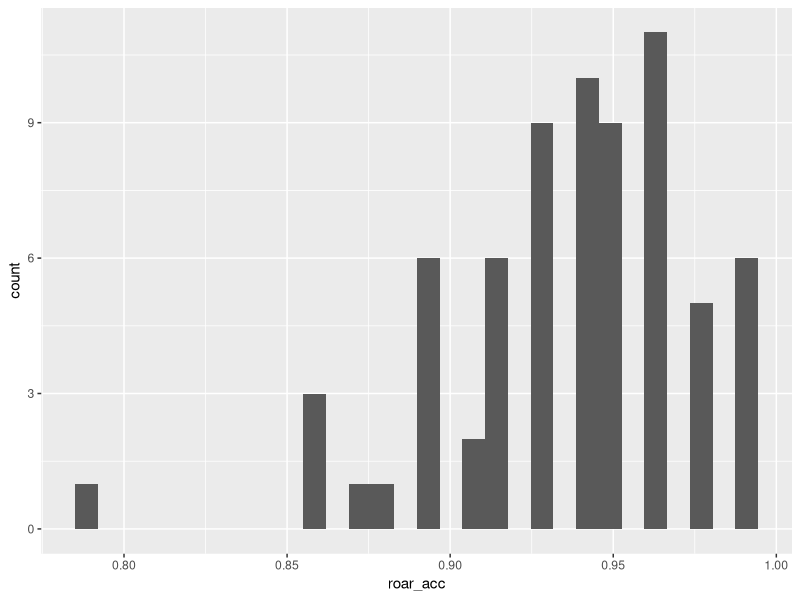
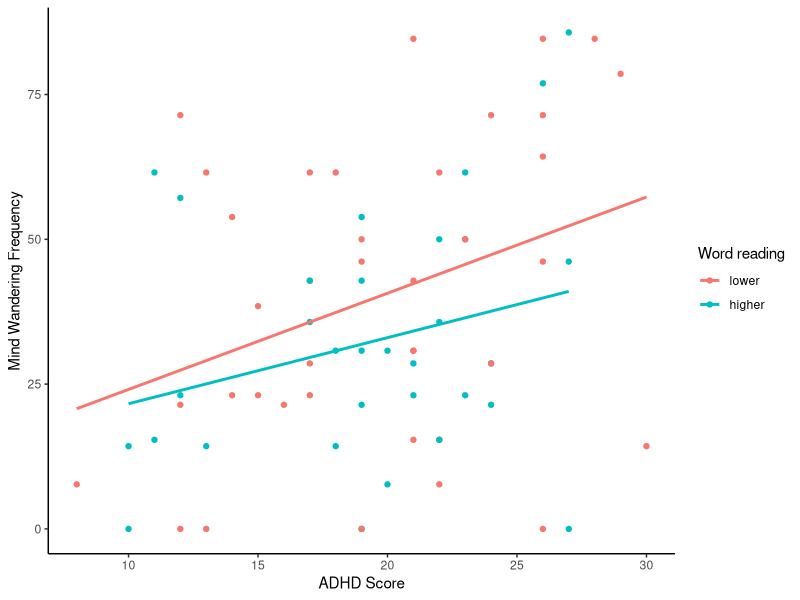

These charts were generated, in order, by the following R code:
# Set-up ------------------------------------------------------------------
# Load relevant libraries
library(here)
library(tidyverse)


# Required variables
# Demographics (age, gender, language background) - to report
# Diagnosis (yes/no) - to report
# Model: MW frequency as a function of ADHD symptomology and word reading ability (ROAR; as a control)


# 1) Read in data files -----------
demo_dat <- read_csv(here("mw2324_06data/mw2324_processed", "demo_dat_20240209.csv"))
diag_dat <- read_csv(here("mw2324_06data/mw2324_processed", "diag_dat_20240213.csv"))
asrs_score <- read_csv(here("mw2324_06data/mw2324_processed", "asrs_score_20240209.csv"))
roar_score <- read_csv(here("mw2324_06data/mw2324_processed", "roar_score_20240207.csv"))
feng <- read_csv(here("mw2324_06data/mw2324_processed", "mw_20240208.csv"))

# 2) Combine data ---------
rachael_dat <- demo_dat %>%
  inner_join(diag_dat) %>%
  inner_join(asrs_score) %>%
  inner_join(roar_score) %>%
  inner_join(feng) %>%
  select(-handedness, -footedness, -rt_mean, -rct, -rc_acc)

# 3) Save results in new data file ---------
write_csv(rachael_dat, here("mw2324_06data/mw2324_processed", "rachael_dat_20240215.csv"))


# 4) Some more work and plots

dat <- rachael_dat %>%
  filter(roar_exclude_rt == 0) %>%      # exclude people who performed unreliably on the ROAR
  filter(control == 1 | adhd == 1) %>% # inlcude only people in the control group and those who report a diagnosis of ADHD
  select(origID:bilingual_text, control, adhd, group2, asrs_total, roar_acc, mw_freq)    # select relevant variables

dat <- dat %>%
  mutate(asrs_total_c = scale(asrs_total),
         roar_acc_c = scale(roar_acc))

descr <- dat %>%
  group_by(group2) %>%
  summarise(roar_acc_mean = mean(roar_acc, na.rm = TRUE),
            roar_acc_median = median(roar_acc, na.rm =TRUE),
            roar_acc_sd = sd(roar_acc, na.rm = TRUE),
            roar_acc_min = min(roar_acc, na.rm = TRUE),
            roar_acc_max = max(roar_acc, na.rm = TRUE))

ggplot(dat, aes(x = roar_acc)) +
  geom_histogram()

dat <- dat %>%
  mutate(
    cat_roar = cut(
      roar_acc,
      breaks = c(0, 0.9404762, 1),
      labels = c("lower", "higher")
    )
  )

ggplot(dat, aes(x = asrs_total, y = mw_freq, colour = cat_roar)) +
  geom_point() +
  geom_smooth(method = lm, se = FALSE) +
  theme_classic() +
  labs(x = "ADHD Score", y = "Mind Wandering Frequency", color = "Word reading")

##########
# Abbreviations
# origID: participant number
# age: age in years
# gender: man, woman, prefer not to say, other (see under gender_text)
# gender_text: self-reported gender if 'other' selected on previous question
# bilingual: language background ("Do you regard yourself as bilingual?"; No vs. Yes)
# bilingual_text: strongest language
# group: control vs. dyslexia vs. adhd vs. asd vs. multiple
# control: 0=no, 1=yes
# dyslexia: 0=no, 1=yes
# adhd: 0=no, 1=yes
# asd: 0=no, 1=yes
# asrs_total: ASRS - sum of points on all questions
# roar_acc: proportion correct on ROAR
# roar_logRt: mean log rt on correct trials on ROAR
# total_tooFast: number of trials on which participant responded in less than 100 ms
# total_tooSlow: number of trails on which participant responded more slowly than 3 standard deviation above their own third quartile
# perc_tooFast: percentage of trials on which participant responded in less than 100 ms
# percentage of trails on which participant responded more slowly than 3 standard deviation above their own third quartile
# roar_exclude_rt: roar task - participants who responded too fast (< 100 ms; coded as 2) or too slow (based on 
# Hoaglin-Iglewicz procedure; coded as 1)
# mw_freq: percentage of probes on which participant reported to mind wander
